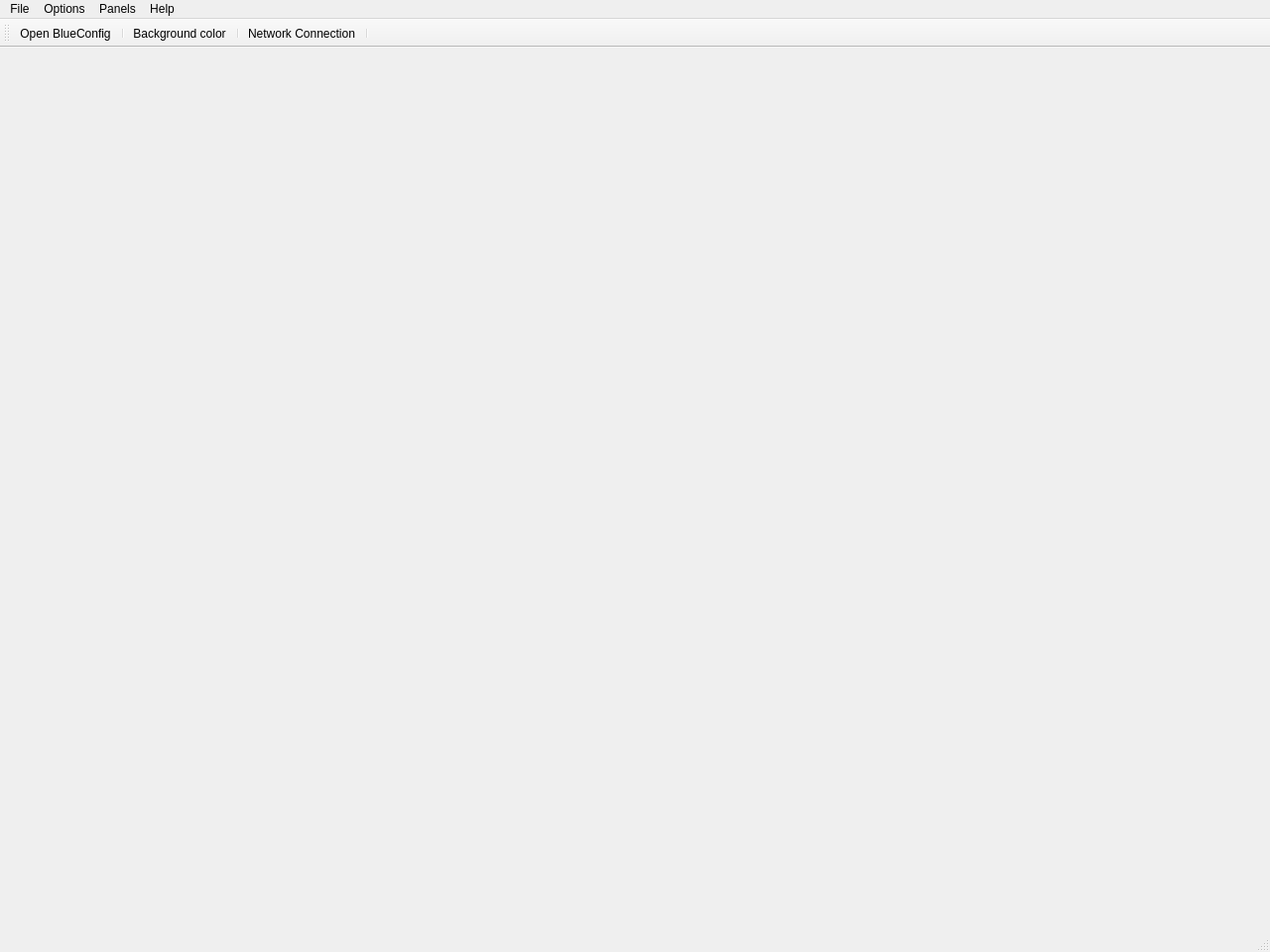
<?xml version="1.0" encoding="UTF-8"?>
<ui version="4.0">
 <class>MainWindow</class>
 <widget class="QMainWindow" name="MainWindow">
  <property name="geometry">
   <rect>
    <x>0</x>
    <y>0</y>
    <width>1280</width>
    <height>960</height>
   </rect>
  </property>
  <property name="windowTitle">
   <string>MainWindow</string>
  </property>
  <property name="windowIcon">
   <iconset resource="resources.qrc">
    <normaloff>:/icons/syncopa.png</normaloff>:/icons/syncopa.png</iconset>
  </property>
  <widget class="QWidget" name="centralwidget"/>
  <widget class="QMenuBar" name="menubar">
   <property name="geometry">
    <rect>
     <x>0</x>
     <y>0</y>
     <width>1280</width>
     <height>22</height>
    </rect>
   </property>
   <widget class="QMenu" name="menuFile">
    <property name="title">
     <string>File</string>
    </property>
    <addaction name="actionOpenBlueConfig"/>
    <addaction name="separator"/>
    <addaction name="actionExport"/>
    <addaction name="actionSyncScene"/>
    <addaction name="separator"/>
    <addaction name="actionQuit"/>
   </widget>
   <widget class="QMenu" name="menuHelp">
    <property name="title">
     <string>Help</string>
    </property>
    <addaction name="actionAbout"/>
   </widget>
   <widget class="QMenu" name="menuOptions">
    <property name="title">
     <string>Options</string>
    </property>
    <addaction name="actionUpdateOnIdle"/>
    <addaction name="actionShowFPSOnIdleUpdate"/>
    <addaction name="actionBackgroundColor"/>
    <addaction name="actionNetworkConnection"/>
   </widget>
   <widget class="QMenu" name="menuPanels">
    <property name="title">
     <string>Panels</string>
    </property>
   </widget>
   <addaction name="menuFile"/>
   <addaction name="menuOptions"/>
   <addaction name="menuPanels"/>
   <addaction name="menuHelp"/>
  </widget>
  <widget class="QStatusBar" name="statusbar"/>
  <widget class="QToolBar" name="toolBar">
   <property name="windowTitle">
    <string>toolBar</string>
   </property>
   <attribute name="toolBarArea">
    <enum>TopToolBarArea</enum>
   </attribute>
   <attribute name="toolBarBreak">
    <bool>false</bool>
   </attribute>
   <addaction name="actionOpenBlueConfig"/>
   <addaction name="separator"/>
   <addaction name="actionBackgroundColor"/>
   <addaction name="separator"/>
   <addaction name="actionNetworkConnection"/>
   <addaction name="separator"/>
  </widget>
  <action name="actionQuit">
   <property name="text">
    <string>Quit</string>
   </property>
   <property name="shortcut">
    <string>Ctrl+Shift+Q</string>
   </property>
  </action>
  <action name="actionAbout">
   <property name="text">
    <string>About ...</string>
   </property>
  </action>
  <action name="actionUpdateOnIdle">
   <property name="checkable">
    <bool>true</bool>
   </property>
   <property name="checked">
    <bool>true</bool>
   </property>
   <property name="text">
    <string>Update on idle</string>
   </property>
   <property name="shortcut">
    <string>Ctrl+I</string>
   </property>
  </action>
  <action name="actionBackgroundColor">
   <property name="icon">
    <iconset resource="resources.qrc">
     <normaloff>:/icons/colorpicker.png</normaloff>:/icons/colorpicker.png</iconset>
   </property>
   <property name="text">
    <string>Background color</string>
   </property>
   <property name="shortcut">
    <string>Ctrl+B</string>
   </property>
  </action>
  <action name="actionShowFPSOnIdleUpdate">
   <property name="checkable">
    <bool>true</bool>
   </property>
   <property name="text">
    <string>Show FPS on idle update</string>
   </property>
   <property name="toolTip">
    <string>Show FPS on idle update</string>
   </property>
   <property name="shortcut">
    <string>Ctrl+S</string>
   </property>
  </action>
  <action name="actionOpenBlueConfig">
   <property name="icon">
    <iconset resource="resources.qrc">
     <normaloff>:/icons/folder-bc.svg</normaloff>:/icons/folder-bc.svg</iconset>
   </property>
   <property name="text">
    <string>Open BlueConfig...</string>
   </property>
   <property name="toolTip">
    <string>Open BlueConfig</string>
   </property>
   <property name="shortcut">
    <string>Ctrl+Shift+B</string>
   </property>
  </action>
  <action name="actionExport">
   <property name="text">
    <string>Export scene and synapses</string>
   </property>
   <property name="toolTip">
    <string>Export scene and synapses</string>
   </property>
  </action>
  <action name="actionNetworkConnection">
   <property name="checkable">
    <bool>true</bool>
   </property>
   <property name="icon">
    <iconset resource="resources.qrc">
     <normaloff>:/icons/connect.svg</normaloff>:/icons/connect.svg</iconset>
   </property>
   <property name="text">
    <string>Network Connection</string>
   </property>
  </action>
  <action name="actionSyncScene">
   <property name="text">
    <string>Sync the scene throughout the network</string>
   </property>
  </action>
 </widget>
 <resources>
  <include location="resources.qrc"/>
 </resources>
 <connections/>
</ui>
